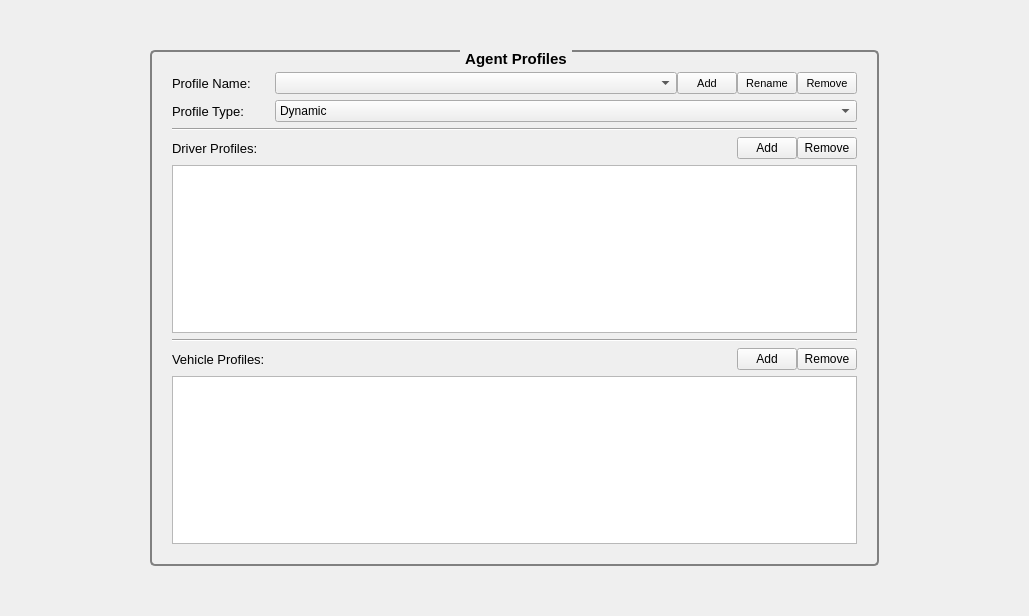
<?xml version="1.0" encoding="UTF-8"?>
<ui version="4.0">
 <class>AgentMapView</class>
 <widget class="QWidget" name="AgentMapView">
  <property name="geometry">
   <rect>
    <x>0</x>
    <y>0</y>
    <width>1029</width>
    <height>616</height>
   </rect>
  </property>
  <property name="font">
   <font>
    <pointsize>8</pointsize>
   </font>
  </property>
  <property name="windowTitle">
   <string>Form</string>
  </property>
  <property name="styleSheet">
   <string notr="true">QGroupBox{border:2px solid gray;border-radius:5px;margin-top: 4ex;} QGroupBox::title{subcontrol-origin: margin;subcontrol-position:top center;padding:0 3px;}</string>
  </property>
  <property name="locale">
   <locale language="C" country="AnyCountry"/>
  </property>
  <layout class="QGridLayout" name="gridLayout">
   <property name="leftMargin">
    <number>150</number>
   </property>
   <property name="topMargin">
    <number>50</number>
   </property>
   <property name="rightMargin">
    <number>150</number>
   </property>
   <property name="bottomMargin">
    <number>50</number>
   </property>
   <item row="0" column="0">
    <widget class="QGroupBox" name="groupBox">
     <property name="font">
      <font>
       <pointsize>11</pointsize>
       <weight>75</weight>
       <bold>true</bold>
      </font>
     </property>
     <property name="styleSheet">
      <string notr="true"/>
     </property>
     <property name="title">
      <string>Agent Profiles</string>
     </property>
     <property name="alignment">
      <set>Qt::AlignCenter</set>
     </property>
     <layout class="QFormLayout" name="formLayout">
      <property name="horizontalSpacing">
       <number>24</number>
      </property>
      <property name="verticalSpacing">
       <number>6</number>
      </property>
      <property name="leftMargin">
       <number>20</number>
      </property>
      <property name="topMargin">
       <number>20</number>
      </property>
      <property name="rightMargin">
       <number>20</number>
      </property>
      <property name="bottomMargin">
       <number>20</number>
      </property>
      <item row="0" column="0">
       <widget class="QLabel" name="AgentProfileName">
        <property name="font">
         <font>
          <pointsize>10</pointsize>
         </font>
        </property>
        <property name="text">
         <string>Profile Name:</string>
        </property>
       </widget>
      </item>
      <item row="0" column="1">
       <layout class="QHBoxLayout" name="horizontalLayout">
        <item>
         <widget class="QComboBox" name="AgentProfileSelection">
          <property name="sizePolicy">
           <sizepolicy hsizetype="Preferred" vsizetype="Preferred">
            <horstretch>0</horstretch>
            <verstretch>0</verstretch>
           </sizepolicy>
          </property>
          <property name="minimumSize">
           <size>
            <width>0</width>
            <height>0</height>
           </size>
          </property>
          <property name="font">
           <font>
            <pointsize>8</pointsize>
           </font>
          </property>
          <property name="styleSheet">
           <string notr="true"/>
          </property>
          <property name="editable">
           <bool>false</bool>
          </property>
         </widget>
        </item>
        <item>
         <widget class="QPushButton" name="add">
          <property name="sizePolicy">
           <sizepolicy hsizetype="Minimum" vsizetype="Preferred">
            <horstretch>0</horstretch>
            <verstretch>0</verstretch>
           </sizepolicy>
          </property>
          <property name="minimumSize">
           <size>
            <width>0</width>
            <height>0</height>
           </size>
          </property>
          <property name="maximumSize">
           <size>
            <width>60</width>
            <height>16777215</height>
           </size>
          </property>
          <property name="font">
           <font>
            <pointsize>8</pointsize>
           </font>
          </property>
          <property name="text">
           <string>Add</string>
          </property>
         </widget>
        </item>
        <item>
         <widget class="QPushButton" name="edit">
          <property name="sizePolicy">
           <sizepolicy hsizetype="Minimum" vsizetype="Preferred">
            <horstretch>0</horstretch>
            <verstretch>0</verstretch>
           </sizepolicy>
          </property>
          <property name="minimumSize">
           <size>
            <width>0</width>
            <height>0</height>
           </size>
          </property>
          <property name="maximumSize">
           <size>
            <width>60</width>
            <height>16777215</height>
           </size>
          </property>
          <property name="font">
           <font>
            <pointsize>8</pointsize>
           </font>
          </property>
          <property name="text">
           <string>Rename</string>
          </property>
         </widget>
        </item>
        <item>
         <widget class="QPushButton" name="remove">
          <property name="sizePolicy">
           <sizepolicy hsizetype="Minimum" vsizetype="Preferred">
            <horstretch>0</horstretch>
            <verstretch>0</verstretch>
           </sizepolicy>
          </property>
          <property name="minimumSize">
           <size>
            <width>0</width>
            <height>0</height>
           </size>
          </property>
          <property name="maximumSize">
           <size>
            <width>60</width>
            <height>16777215</height>
           </size>
          </property>
          <property name="font">
           <font>
            <pointsize>8</pointsize>
           </font>
          </property>
          <property name="text">
           <string>Remove</string>
          </property>
         </widget>
        </item>
       </layout>
      </item>
      <item row="1" column="0">
       <widget class="QLabel" name="Type_label">
        <property name="font">
         <font>
          <pointsize>10</pointsize>
         </font>
        </property>
        <property name="text">
         <string>Profile Type:</string>
        </property>
       </widget>
      </item>
      <item row="1" column="1">
       <widget class="QComboBox" name="Type">
        <property name="sizePolicy">
         <sizepolicy hsizetype="Preferred" vsizetype="Preferred">
          <horstretch>0</horstretch>
          <verstretch>0</verstretch>
         </sizepolicy>
        </property>
        <item>
         <property name="text">
          <string>Dynamic</string>
         </property>
        </item>
        <item>
         <property name="text">
          <string>Static</string>
         </property>
        </item>
       </widget>
      </item>
      <item row="2" column="0" colspan="2">
       <widget class="Line" name="line_2">
        <property name="orientation">
         <enum>Qt::Horizontal</enum>
        </property>
       </widget>
      </item>
      <item row="3" column="0" colspan="2">
       <widget class="QStackedWidget" name="TypeSpecificElements">
        <property name="sizePolicy">
         <sizepolicy hsizetype="Preferred" vsizetype="Preferred">
          <horstretch>0</horstretch>
          <verstretch>0</verstretch>
         </sizepolicy>
        </property>
        <property name="currentIndex">
         <number>0</number>
        </property>
        <widget class="QWidget" name="Dynamic">
         <layout class="QGridLayout" name="gridLayout_3">
          <property name="leftMargin">
           <number>0</number>
          </property>
          <property name="topMargin">
           <number>0</number>
          </property>
          <property name="rightMargin">
           <number>0</number>
          </property>
          <property name="bottomMargin">
           <number>0</number>
          </property>
          <property name="horizontalSpacing">
           <number>9</number>
          </property>
          <item row="0" column="1">
           <layout class="QHBoxLayout" name="horizontalLayout_2">
            <item>
             <spacer name="horizontalSpacer">
              <property name="orientation">
               <enum>Qt::Horizontal</enum>
              </property>
              <property name="sizeHint" stdset="0">
               <size>
                <width>40</width>
                <height>20</height>
               </size>
              </property>
             </spacer>
            </item>
            <item>
             <widget class="QLabel" name="DriverProbabilityError">
              <property name="font">
               <font>
                <pointsize>10</pointsize>
                <weight>75</weight>
                <bold>true</bold>
               </font>
              </property>
              <property name="styleSheet">
               <string notr="true">QLabel { color: red; } </string>
              </property>
              <property name="text">
               <string/>
              </property>
             </widget>
            </item>
            <item>
             <widget class="QPushButton" name="addDriver">
              <property name="sizePolicy">
               <sizepolicy hsizetype="Minimum" vsizetype="Preferred">
                <horstretch>0</horstretch>
                <verstretch>0</verstretch>
               </sizepolicy>
              </property>
              <property name="minimumSize">
               <size>
                <width>0</width>
                <height>0</height>
               </size>
              </property>
              <property name="maximumSize">
               <size>
                <width>60</width>
                <height>16777215</height>
               </size>
              </property>
              <property name="text">
               <string>Add</string>
              </property>
             </widget>
            </item>
            <item>
             <widget class="QPushButton" name="removeDriver">
              <property name="sizePolicy">
               <sizepolicy hsizetype="Minimum" vsizetype="Preferred">
                <horstretch>0</horstretch>
                <verstretch>0</verstretch>
               </sizepolicy>
              </property>
              <property name="minimumSize">
               <size>
                <width>0</width>
                <height>0</height>
               </size>
              </property>
              <property name="maximumSize">
               <size>
                <width>60</width>
                <height>16777215</height>
               </size>
              </property>
              <property name="text">
               <string>Remove</string>
              </property>
             </widget>
            </item>
           </layout>
          </item>
          <item row="0" column="0">
           <widget class="QLabel" name="DriverProfiles">
            <property name="font">
             <font>
              <pointsize>10</pointsize>
              <underline>false</underline>
             </font>
            </property>
            <property name="text">
             <string>Driver Profiles:</string>
            </property>
            <property name="margin">
             <number>0</number>
            </property>
           </widget>
          </item>
          <item row="3" column="1">
           <layout class="QHBoxLayout" name="horizontalLayout_3">
            <item>
             <spacer name="horizontalSpacer_2">
              <property name="orientation">
               <enum>Qt::Horizontal</enum>
              </property>
              <property name="sizeHint" stdset="0">
               <size>
                <width>40</width>
                <height>20</height>
               </size>
              </property>
             </spacer>
            </item>
            <item>
             <widget class="QLabel" name="VehicleProbabilityError">
              <property name="font">
               <font>
                <pointsize>10</pointsize>
                <weight>75</weight>
                <bold>true</bold>
               </font>
              </property>
              <property name="styleSheet">
               <string notr="true">QLabel { color: red; } </string>
              </property>
              <property name="text">
               <string/>
              </property>
             </widget>
            </item>
            <item>
             <widget class="QPushButton" name="addVehicle">
              <property name="sizePolicy">
               <sizepolicy hsizetype="Minimum" vsizetype="Preferred">
                <horstretch>0</horstretch>
                <verstretch>0</verstretch>
               </sizepolicy>
              </property>
              <property name="maximumSize">
               <size>
                <width>60</width>
                <height>16777215</height>
               </size>
              </property>
              <property name="text">
               <string>Add</string>
              </property>
             </widget>
            </item>
            <item>
             <widget class="QPushButton" name="removeVehicle">
              <property name="maximumSize">
               <size>
                <width>60</width>
                <height>16777215</height>
               </size>
              </property>
              <property name="text">
               <string>Remove</string>
              </property>
             </widget>
            </item>
           </layout>
          </item>
          <item row="4" column="0" colspan="2">
           <widget class="QTableView" name="VehicleView">
            <attribute name="horizontalHeaderStretchLastSection">
             <bool>true</bool>
            </attribute>
           </widget>
          </item>
          <item row="1" column="0" colspan="2">
           <widget class="QTableView" name="DriverView">
            <attribute name="horizontalHeaderStretchLastSection">
             <bool>true</bool>
            </attribute>
           </widget>
          </item>
          <item row="3" column="0">
           <widget class="QLabel" name="VehicleProfiles">
            <property name="font">
             <font>
              <pointsize>10</pointsize>
              <underline>false</underline>
             </font>
            </property>
            <property name="text">
             <string>Vehicle Profiles:</string>
            </property>
            <property name="margin">
             <number>0</number>
            </property>
           </widget>
          </item>
          <item row="2" column="0" colspan="2">
           <widget class="Line" name="line">
            <property name="orientation">
             <enum>Qt::Horizontal</enum>
            </property>
           </widget>
          </item>
         </layout>
        </widget>
        <widget class="QWidget" name="Static">
         <layout class="QFormLayout" name="formLayout_3">
          <property name="horizontalSpacing">
           <number>13</number>
          </property>
          <property name="leftMargin">
           <number>0</number>
          </property>
          <property name="topMargin">
           <number>0</number>
          </property>
          <property name="rightMargin">
           <number>0</number>
          </property>
          <property name="bottomMargin">
           <number>0</number>
          </property>
          <item row="0" column="1">
           <widget class="QLabel" name="systemConfigError">
            <property name="font">
             <font>
              <pointsize>10</pointsize>
              <weight>75</weight>
              <bold>true</bold>
             </font>
            </property>
            <property name="styleSheet">
             <string notr="true">QLabel {color: red}</string>
            </property>
            <property name="text">
             <string/>
            </property>
           </widget>
          </item>
          <item row="1" column="0">
           <widget class="QLabel" name="systemConfig_label">
            <property name="font">
             <font>
              <pointsize>10</pointsize>
             </font>
            </property>
            <property name="text">
             <string>System Config:</string>
            </property>
           </widget>
          </item>
          <item row="1" column="1">
           <layout class="QHBoxLayout" name="horizontalLayout_4">
            <property name="spacing">
             <number>6</number>
            </property>
            <item>
             <widget class="QLineEdit" name="systemConfig">
              <property name="readOnly">
               <bool>true</bool>
              </property>
             </widget>
            </item>
            <item>
             <widget class="QPushButton" name="systemConfigBrowse">
              <property name="maximumSize">
               <size>
                <width>60</width>
                <height>16777215</height>
               </size>
              </property>
              <property name="text">
               <string>Browse</string>
              </property>
             </widget>
            </item>
            <item>
             <widget class="QPushButton" name="systemConfigRefresh">
              <property name="maximumSize">
               <size>
                <width>60</width>
                <height>16777215</height>
               </size>
              </property>
              <property name="text">
               <string>Refresh</string>
              </property>
             </widget>
            </item>
           </layout>
          </item>
          <item row="2" column="0">
           <widget class="QLabel" name="System_label">
            <property name="font">
             <font>
              <pointsize>10</pointsize>
             </font>
            </property>
            <property name="text">
             <string>System:</string>
            </property>
           </widget>
          </item>
          <item row="2" column="1">
           <widget class="QComboBox" name="system"/>
          </item>
          <item row="5" column="0">
           <widget class="QLabel" name="ModelCatalogue_label">
            <property name="font">
             <font>
              <pointsize>10</pointsize>
             </font>
            </property>
            <property name="text">
             <string>Vehicle Models:</string>
            </property>
           </widget>
          </item>
          <item row="5" column="1">
           <layout class="QHBoxLayout" name="horizontalLayout_5">
            <property name="spacing">
             <number>6</number>
            </property>
            <item>
             <widget class="QLineEdit" name="ModelCatalogue">
              <property name="readOnly">
               <bool>true</bool>
              </property>
             </widget>
            </item>
            <item>
             <widget class="QPushButton" name="ModelCatalogueBrowse">
              <property name="maximumSize">
               <size>
                <width>60</width>
                <height>16777215</height>
               </size>
              </property>
              <property name="text">
               <string>Browse</string>
              </property>
             </widget>
            </item>
            <item>
             <widget class="QPushButton" name="ModelCatalogueRefresh">
              <property name="maximumSize">
               <size>
                <width>60</width>
                <height>16777215</height>
               </size>
              </property>
              <property name="text">
               <string>Refresh</string>
              </property>
             </widget>
            </item>
           </layout>
          </item>
          <item row="6" column="0">
           <widget class="QLabel" name="Model_label">
            <property name="font">
             <font>
              <pointsize>10</pointsize>
             </font>
            </property>
            <property name="text">
             <string>Vehicle Model:</string>
            </property>
           </widget>
          </item>
          <item row="6" column="1">
           <widget class="QComboBox" name="Model"/>
          </item>
          <item row="3" column="0" colspan="2">
           <widget class="Line" name="line_3">
            <property name="orientation">
             <enum>Qt::Horizontal</enum>
            </property>
           </widget>
          </item>
          <item row="4" column="1">
           <widget class="QLabel" name="modelCatalogueError">
            <property name="font">
             <font>
              <pointsize>10</pointsize>
              <weight>75</weight>
              <bold>true</bold>
             </font>
            </property>
            <property name="styleSheet">
             <string notr="true">QLabel {color: red}</string>
            </property>
            <property name="text">
             <string/>
            </property>
           </widget>
          </item>
         </layout>
        </widget>
       </widget>
      </item>
     </layout>
    </widget>
   </item>
   <item row="1" column="0">
    <spacer name="verticalSpacer">
     <property name="orientation">
      <enum>Qt::Vertical</enum>
     </property>
     <property name="sizeHint" stdset="0">
      <size>
       <width>20</width>
       <height>40</height>
      </size>
     </property>
    </spacer>
   </item>
  </layout>
 </widget>
 <resources/>
 <connections/>
</ui>
